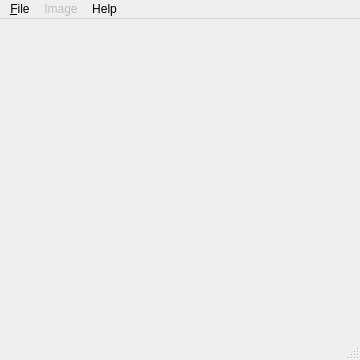
<?xml version="1.0" encoding="UTF-8"?>
<ui version="4.0">
 <class>MainWindow</class>
 <widget class="QMainWindow" name="MainWindow">
  <property name="geometry">
   <rect>
    <x>0</x>
    <y>0</y>
    <width>360</width>
    <height>360</height>
   </rect>
  </property>
  <property name="sizePolicy">
   <sizepolicy hsizetype="MinimumExpanding" vsizetype="MinimumExpanding">
    <horstretch>0</horstretch>
    <verstretch>0</verstretch>
   </sizepolicy>
  </property>
  <property name="windowTitle">
   <string>Image Viewer</string>
  </property>
  <widget class="QWidget" name="centralwidget">
   <property name="sizePolicy">
    <sizepolicy hsizetype="Preferred" vsizetype="Preferred">
     <horstretch>0</horstretch>
     <verstretch>0</verstretch>
    </sizepolicy>
   </property>
   <layout class="QGridLayout" name="gridLayout">
    <item row="0" column="0">
     <widget class="QFrame" name="frame">
      <property name="sizePolicy">
       <sizepolicy hsizetype="Preferred" vsizetype="Preferred">
        <horstretch>0</horstretch>
        <verstretch>1</verstretch>
       </sizepolicy>
      </property>
      <property name="frameShape">
       <enum>QFrame::NoFrame</enum>
      </property>
      <property name="frameShadow">
       <enum>QFrame::Raised</enum>
      </property>
      <widget class="QLabel" name="labelImage">
       <property name="geometry">
        <rect>
         <x>0</x>
         <y>0</y>
         <width>342</width>
         <height>301</height>
        </rect>
       </property>
       <property name="sizePolicy">
        <sizepolicy hsizetype="Preferred" vsizetype="Preferred">
         <horstretch>0</horstretch>
         <verstretch>0</verstretch>
        </sizepolicy>
       </property>
       <property name="scaledContents">
        <bool>true</bool>
       </property>
      </widget>
     </widget>
    </item>
   </layout>
  </widget>
  <widget class="QMenuBar" name="menubar">
   <property name="geometry">
    <rect>
     <x>0</x>
     <y>0</y>
     <width>360</width>
     <height>18</height>
    </rect>
   </property>
   <widget class="QMenu" name="menu_File">
    <property name="title">
     <string>&amp;File</string>
    </property>
    <addaction name="actionOpen"/>
    <addaction name="separator"/>
    <addaction name="actionQuit"/>
   </widget>
   <widget class="QMenu" name="menuHelp">
    <property name="title">
     <string>Help</string>
    </property>
    <addaction name="actionAbout"/>
   </widget>
   <widget class="QMenu" name="menuImage">
    <property name="enabled">
     <bool>false</bool>
    </property>
    <property name="title">
     <string>Image</string>
    </property>
    <addaction name="actionRotate_90"/>
    <addaction name="actionRotate_m90"/>
    <addaction name="separator"/>
    <addaction name="actionDetails"/>
   </widget>
   <addaction name="menu_File"/>
   <addaction name="menuImage"/>
   <addaction name="menuHelp"/>
  </widget>
  <widget class="QStatusBar" name="statusbar"/>
  <action name="actionOpen">
   <property name="text">
    <string>Open</string>
   </property>
  </action>
  <action name="actionQuit">
   <property name="text">
    <string>Quit</string>
   </property>
  </action>
  <action name="actionAbout">
   <property name="text">
    <string>About</string>
   </property>
  </action>
  <action name="actionRotate_90">
   <property name="enabled">
    <bool>true</bool>
   </property>
   <property name="text">
    <string>Rotate 90°</string>
   </property>
  </action>
  <action name="actionDetails">
   <property name="text">
    <string>Details</string>
   </property>
  </action>
  <action name="actionRotate_m90">
   <property name="text">
    <string>Rotate -90°</string>
   </property>
  </action>
 </widget>
 <resources/>
 <connections/>
</ui>
